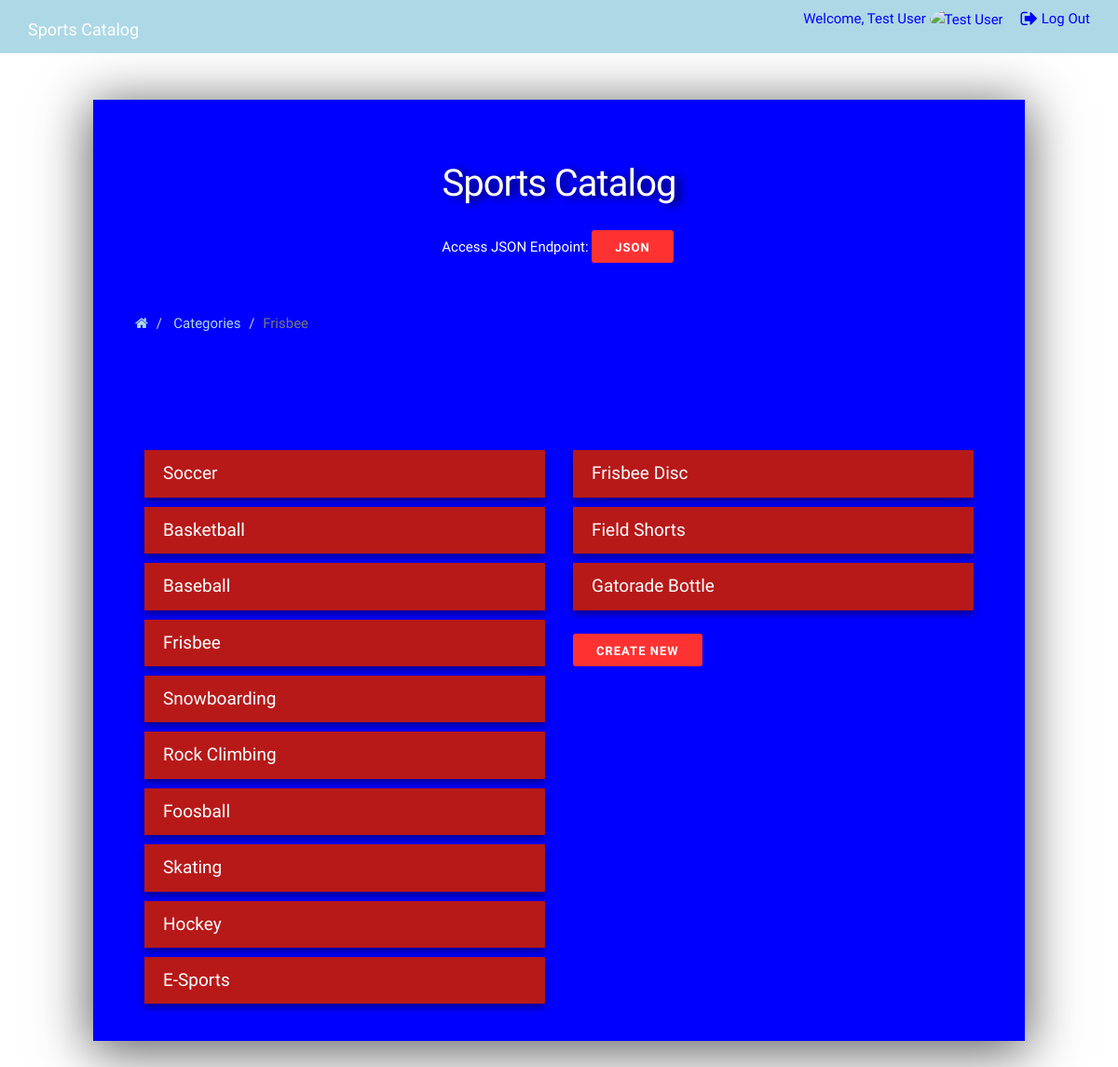
The app's page /catalog/4 (signed in) with its own data.
### database_setup.py (models this page shows, shortened)
class Category(Base):
    __tablename__ = 'category'
    id = Column(Integer, primary_key=True)
    name = Column(String(80), nullable=False)

class Item(Base):
    __tablename__ = 'item'
    id = Column(Integer, primary_key=True)
    name = Column(String(80), nullable=False)
    description = Column(String(250))
    picture = Column(String(250))
    created_at = Column(TIMESTAMP, nullable=False)
    updated_at = Column(TIMESTAMP)
    category_id = Column(Integer, ForeignKey('category.id'), nullable=False)
    category = relationship(Category)
    user_id = Column(Integer, ForeignKey('user.id'), nullable=False)
    user = relationship(User)

### catalog.py (the view)
@app.route('/catalog/<int:category_id>')
def displayCategory(category_id):
    categories = db_session.query(Category).all()
    item = db_session.query(Item).filter_by(id=category_id).one()
    category = db_session.query(Category).filter_by(
        id=item.category_id).one()
    for c in categories:
        if c.id == category_id:
            category = c
            break
    items = db_session.query(Item).filter_by(category_id=category.id).all()
    return render_template(
        'category.html', category=category, categories=categories, items=items)

### templates/category.html
{% extends "index.html" %}
{% block content %}
<ol class="breadcrumb">
    <li> <a href="/"><i class="fa fa-home" aria-hidden="true"></i></a> </li>
    <li> <a href="/catalog">Categories</a> </li>
    <li class="active">{{ category.name }} </li>
</ol>
<div class="row">
    <div class="display">
        <div class="col-md-6">
            <h3 class="text-center">Categories</h3>
            <ul>
                {% for c in categories %}
                <li class="list"> <a href="{{ url_for('displayCategory', category_id=c.id) }}" id="full-pad">{{ c.name }}</a>
                </li>
                {% endfor %}
            </ul>
        </div>
        <div class="col-md-6">
            <h3 class="text-center">{{ category.name }}</h3>
            <ul>
                {% for i in items %}
                <li class="list"> <a href="{{ url_for('displayItem',
                            category_id=category.id,
                            item_id=i.id) }}" id="full-pad">{{ i.name }}</a>
                </li>
                {% endfor %}
            </ul>
            {% if 'username' in session %}
            <button> <a href="{{ url_for('createNew', category_id=category.id) }}">Create New</a></button>
            {% endif %}
        </div>
    </div>
</div>
{% endblock %}

### static/css/styles.css (style rules this page uses)
html { font-size: 62.5%; }
body { font-size: 1.5em; line-height: 1.6; font-weight: 400; font-family: 'Droid Sans', sans-serif; color: blue; }
ul { list-style: none; }
ol, ul { padding-left: 0; margin-top: 25px; }
ul li a { text-decoration: none; display: block; width: 100%; height: 100%; }
button, button { display: inline-block; padding: 0 25px; font-size: 13px; font-weight: 600; line-height: 38px; letter-spacing: .1rem; text-transform: uppercase; white-space: nowrap; border-radius: 4px; cursor: pointer; box-sizing: border-box; }
.list { margin-bottom: 10px; font-size: 19px; background-color: #b71919; box-shadow: 0 4px 8px rgba(0, 0, 0, 0.25), 0 4px 7px rgba(0, 0, 0, 0.22); -webkit-transition: all 150ms ease-in; -webkit-transform: scale(1); -ms-transition: all 150ms ease-in; -ms-transform: scale(1); -moz-transition: all 150ms ease-in; -moz-transform: scale(1); transition: all 150ms ease-in; transform: scale(1); }
#full-pad { padding: 10px 20px 10px 20px; }
ul, ol, form { margin-bottom: 2.5rem; }
a:link, a:active, a:visited { color: #FFFFFF; text-decoration: none; }
a.button, .button, button, input[type="button"] { color: white; border: none; border-radius: 3px; height: 35px; margin-right: .3rem; background: #ff3232; }
.breadcrumb { background-color: #0000FF ; }
.breadcrumb a { color: lightblue; }
.display { margin: 25px; }

### records on screen
Category: name "Frisbee"
Category: name "Soccer"
Category: name "Basketball"
Category: name "Baseball"
Category: name "Snowboarding"
Category: name "Rock Climbing"
Category: name "Foosball"
Category: name "Skating"
Category: name "Hockey"
Category: name "E-Sports"
Item: name "Frisbee Disc"
Item: name "Field Shorts"
Item: name "Gatorade Bottle"

### other values on screen
{{ session['username'] }} "Test User"
